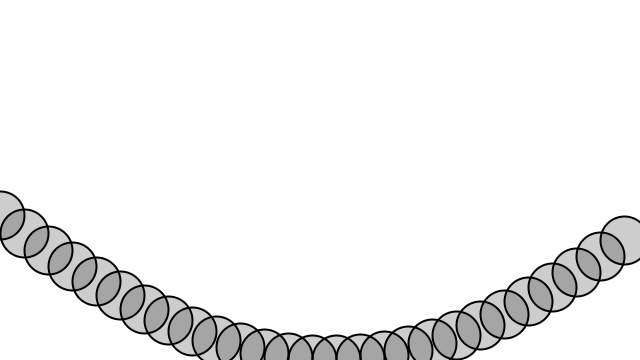
Frame 1 (no input)
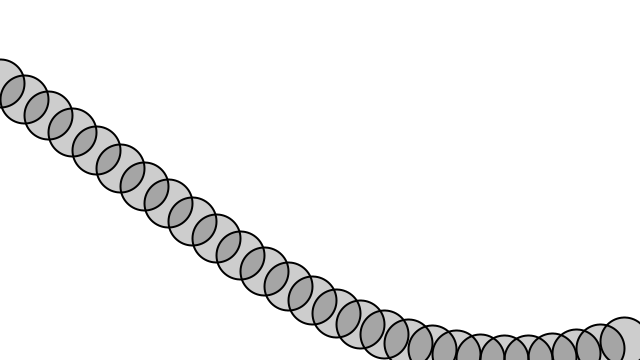
Frame 60 (the mouse pressed at the canvas centre just before this capture)
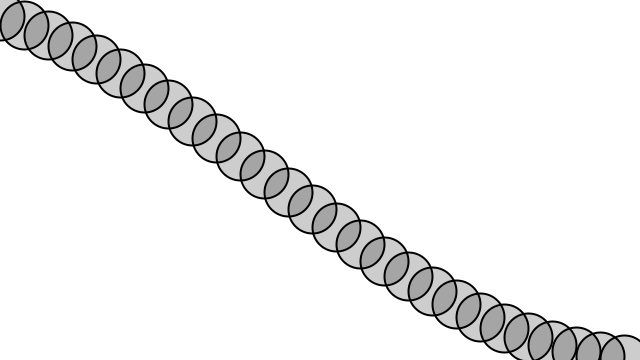
Frame 120 (the mouse held since frame 60 and released just before this capture)

The Processing sketch that drew these frames (run headless with seeded random() and noise(); from frame 60 on, the mouse is pressed at the canvas centre):

// Processing sketch: example_3_09
// ── example_3_09.pde
/* Example 3.9 of Dan Shiffman's Nature of Code */

float startAngle = 0;
float angleVel = 0.1;

void setup() {
  size(640,360);
}

void draw() {
  background(255);

  // startAngle keeps track of how quickly the wave seems to be moving through the screen
  // from one frame to the next
  startAngle += 0.2;
  
  // angle (and angleVel), in contrast, are about how many periods we see drawn in a static screen
  
  // outside the loop, angle is initialised to startAngle's value
  float angle = startAngle;
  
 for (int x = 0; x <= width; x += 24) {
    float y = map(sin(angle),-1,1,0,height);
    stroke(0);
    fill(0,50);
    strokeWeight(2);
    ellipse(x,y,48,48);
    
    // each loop iteration, it increments by angleVel
    angle += angleVel;
  } 

}
